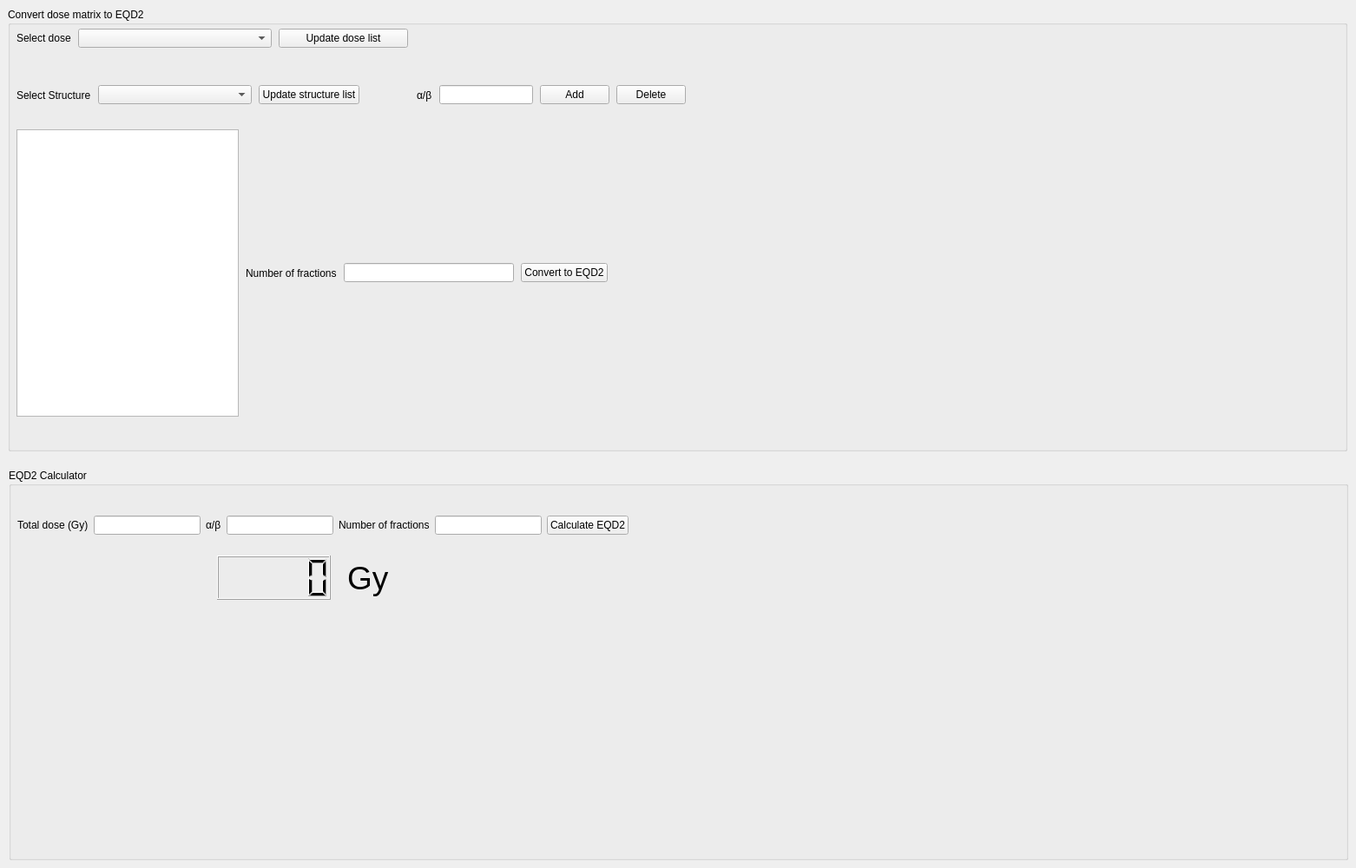
          <widget class="QWidget" name="eqd2">
           <attribute name="title">
            <string>EQD2</string>
           </attribute>
           <widget class="QGroupBox" name="dose_matri_to_eqd2">
            <property name="geometry">
             <rect>
              <x>9</x>
              <y>9</y>
              <width>1543</width>
              <height>511</height>
             </rect>
            </property>
            <property name="title">
             <string>Convert dose matrix to EQD2</string>
            </property>
            <widget class="QWidget" name="layoutWidget">
             <property name="geometry">
              <rect>
               <x>10</x>
               <y>20</y>
               <width>451</width>
               <height>30</height>
              </rect>
             </property>
             <layout class="QHBoxLayout" name="horizontalLayout" stretch="0,3,2">
              <property name="spacing">
               <number>8</number>
              </property>
              <item>
               <widget class="QLabel" name="eqd2_lab1">
                <property name="text">
                 <string>Select dose</string>
                </property>
               </widget>
              </item>
              <item>
               <widget class="QComboBox" name="dose_list"/>
              </item>
              <item>
               <widget class="QPushButton" name="eqd2_update_dose_list">
                <property name="text">
                 <string>Update dose list</string>
                </property>
               </widget>
              </item>
             </layout>
            </widget>
            <widget class="QWidget" name="layoutWidget">
             <property name="geometry">
              <rect>
               <x>10</x>
               <y>70</y>
               <width>771</width>
               <height>61</height>
              </rect>
             </property>
             <layout class="QHBoxLayout" name="chose_struct" stretch="0,8,4,0,0,0,0,0">
              <property name="spacing">
               <number>8</number>
              </property>
              <item>
               <widget class="QLabel" name="eqd2_lab1_2">
                <property name="text">
                 <string>Select Structure</string>
                </property>
               </widget>
              </item>
              <item>
               <widget class="QComboBox" name="eqd2_struct_list"/>
              </item>
              <item>
               <widget class="QPushButton" name="eqd2_update_structure_list">
                <property name="text">
                 <string>Update structure list</string>
                </property>
               </widget>
              </item>
              <item>
               <spacer name="horizontalSpacer_47">
                <property name="orientation">
                 <enum>Qt::Horizontal</enum>
                </property>
                <property name="sizeType">
                 <enum>QSizePolicy::Fixed</enum>
                </property>
                <property name="sizeHint" stdset="0">
                 <size>
                  <width>58</width>
                  <height>20</height>
                 </size>
                </property>
               </spacer>
              </item>
              <item>
               <widget class="QLabel" name="eqd2_lab1_3">
                <property name="text">
                 <string>α/β</string>
                </property>
               </widget>
              </item>
              <item>
               <widget class="QLineEdit" name="ab_input"/>
              </item>
              <item>
               <widget class="QPushButton" name="add_to_ab_list">
                <property name="text">
                 <string>Add</string>
                </property>
               </widget>
              </item>
              <item>
               <widget class="QPushButton" name="delete_from_ab_list">
                <property name="text">
                 <string>Delete</string>
                </property>
               </widget>
              </item>
             </layout>
            </widget>
            <widget class="QWidget" name="layoutWidget">
             <property name="geometry">
              <rect>
               <x>10</x>
               <y>140</y>
               <width>681</width>
               <height>331</height>
              </rect>
             </property>
             <layout class="QHBoxLayout" name="laststep">
              <property name="spacing">
               <number>8</number>
              </property>
              <item>
               <widget class="QTableWidget" name="ab_table"/>
              </item>
              <item>
               <widget class="QLabel" name="n_fractions_label">
                <property name="text">
                 <string>Number of fractions</string>
                </property>
               </widget>
              </item>
              <item>
               <widget class="QLineEdit" name="input_fractions"/>
              </item>
              <item>
               <widget class="QPushButton" name="calc_eqd2">
                <property name="text">
                 <string>Convert to EQD2</string>
                </property>
               </widget>
              </item>
             </layout>
            </widget>
           </widget>
           <widget class="QGroupBox" name="eqd2_calc">
            <property name="geometry">
             <rect>
              <x>10</x>
              <y>540</y>
              <width>1543</width>
              <height>451</height>
             </rect>
            </property>
            <property name="title">
             <string>EQD2 Calculator</string>
            </property>
            <widget class="QLCDNumber" name="eqd2_out">
             <property name="geometry">
              <rect>
               <x>240</x>
               <y>100</y>
               <width>131</width>
               <height>51</height>
              </rect>
             </property>
            </widget>
            <widget class="QLabel" name="label_1_eqd2_calc_5">
             <property name="geometry">
              <rect>
               <x>390</x>
               <y>100</y>
               <width>91</width>
               <height>51</height>
              </rect>
             </property>
             <property name="font">
              <font>
               <pointsize>28</pointsize>
              </font>
             </property>
             <property name="text">
              <string>Gy</string>
             </property>
             <property name="scaledContents">
              <bool>true</bool>
             </property>
            </widget>
            <widget class="QWidget" name="layoutWidget">
             <property name="geometry">
              <rect>
               <x>10</x>
               <y>50</y>
               <width>704</width>
               <height>30</height>
              </rect>
             </property>
             <layout class="QHBoxLayout" name="horizontalLayout_2">
              <item>
               <widget class="QLabel" name="label_1_eqd2_calc_2">
                <property name="text">
                 <string>Total dose (Gy)</string>
                </property>
               </widget>
              </item>
              <item>
               <widget class="QLineEdit" name="input_total_dose"/>
              </item>
              <item>
               <widget class="QLabel" name="label_1_eqd2_calc_3">
                <property name="text">
                 <string>α/β</string>
                </property>
               </widget>
              </item>
              <item>
               <widget class="QLineEdit" name="input_ab_calculator"/>
              </item>
              <item>
               <widget class="QLabel" name="label_1_eqd2_calc_4">
                <property name="text">
                 <string>Number of fractions</string>
                </property>
               </widget>
              </item>
              <item>
               <widget class="QLineEdit" name="input_frac_calc"/>
              </item>
              <item>
               <widget class="QPushButton" name="calc_eqd2_2">
                <property name="text">
                 <string>Calculate EQD2</string>
                </property>
               </widget>
              </item>
             </layout>
            </widget>
           </widget>
          </widget>
